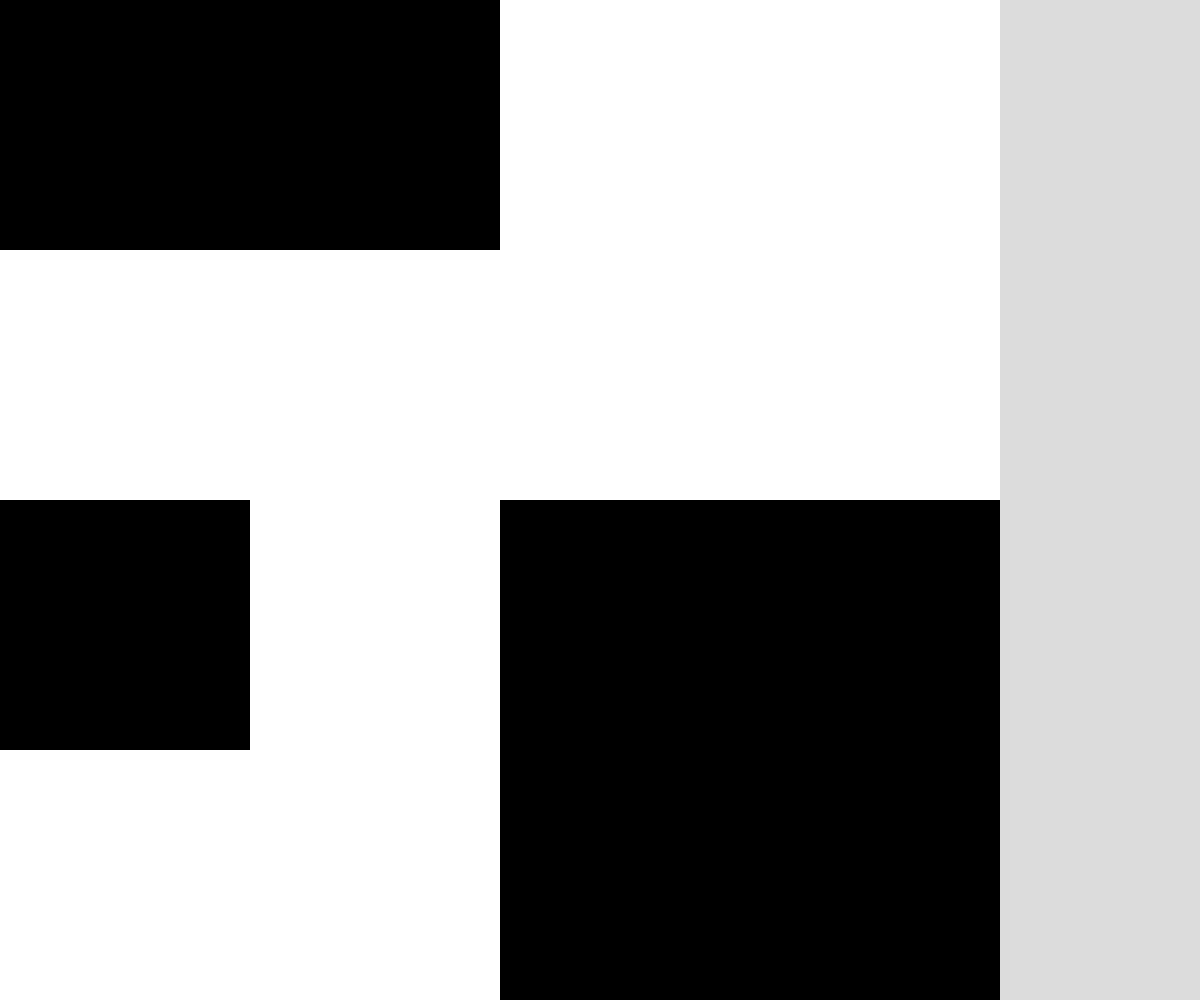
Frame 1 (no input)
Frame 60 (no input): identical to frame 1, image omitted
Frame 120 (the mouse pressed at the canvas centre since frame 60): identical to frame 1, image omitted

The p5.js sketch that drew this single still picture (run headless with seeded random() and noise() and a simulated clock; from frame 60 on, the mouse is pressed at the canvas centre):

// p5.js sketch
// ── sketch.js
// 2D Arrays Demo - const as well
// const is for variables that NEVER get changed
// if code attempts to change a const variable, it will break

let grid;

let cellSize;
const GRID_SIZE = 4;

function setup() {
  createCanvas(windowWidth, windowHeight);
  if (height > width){
    cellSize = width/GRID_SIZE;
  }
  else{
    cellSize = height/GRID_SIZE;
  }
  grid = returnGrid(GRID_SIZE,GRID_SIZE);
}

function draw() {
  background(220);
  displayGrid();
}

function returnGrid(wLimit,hLimit){
  let newGrid = [];
  for (let w = 0; w < wLimit; w++){
    let newColumn = [];
    for (let h = 0; h < hLimit; h++){
      let newBoolean = round(random(1));
      if (newBoolean === 1){
        newBoolean = true;
      }
      else {
        newBoolean = false;
      }
      newColumn.push(newBoolean);
    }
    newGrid.push(newColumn);
  }
  console.log(newGrid);
  return newGrid;
}

function displayGrid(){
  for (let x=0; x<GRID_SIZE; x++){
    for (let y=0; y<GRID_SIZE; y++){
      if (grid[x][y] === false){
        fill("white");
      }
      else if (grid[x][y] === true){
        fill("black");
      }
      noStroke();
      rect(cellSize*x,cellSize*y,cellSize,cellSize);
      if (grid[x][y] === null){
        background(220);
      }
    }
  }
}

function keyTyped(){
  if (key === "e" || key === "E"){
    for (let x=0; x<GRID_SIZE; x++){
      for (let y=0; y<GRID_SIZE; y++){
        grid[x][y] = false;
      }
    }
  }
  if (key === "r" || key === "R"){
    grid = returnGrid(GRID_SIZE, GRID_SIZE);
  }
}

function mousePressed(){
  let mousePosition = [];
  let mouseGridX = mouseX - width % mouseX;
  //finish tomorrow
}
